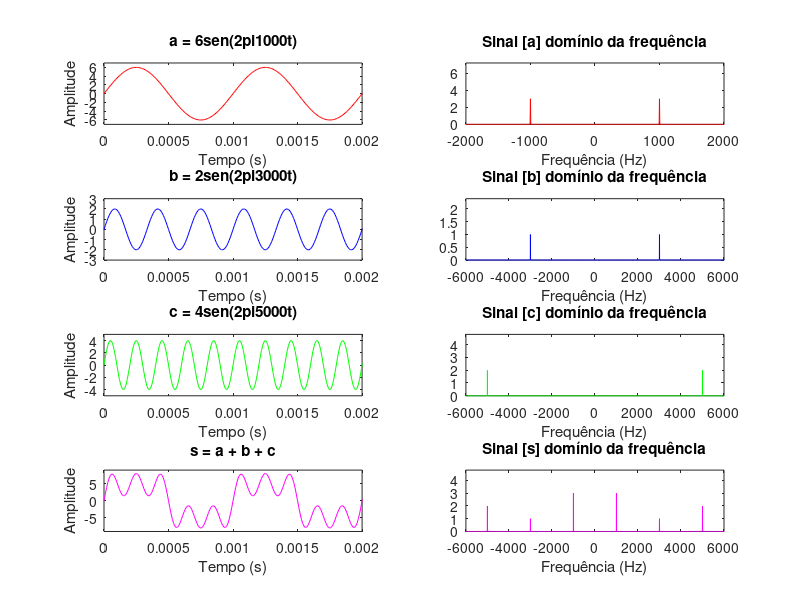
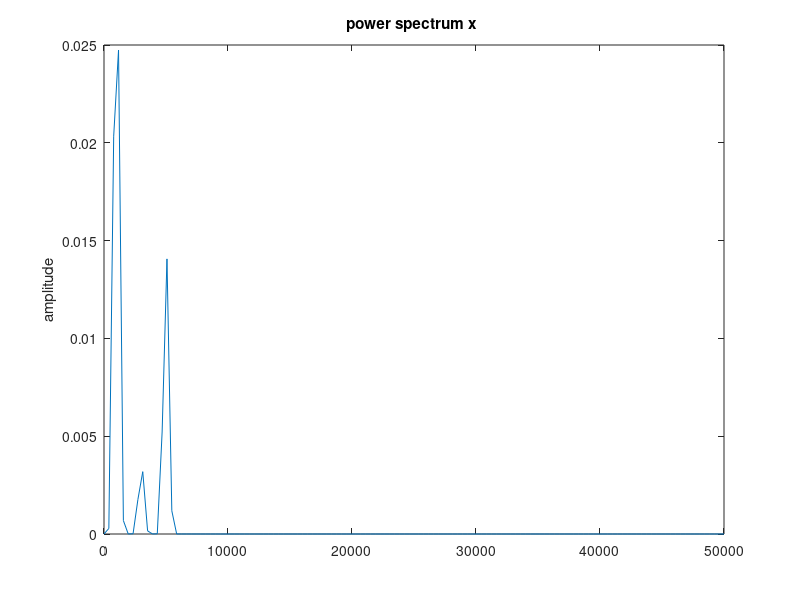

Recreate these plots in MATLAB, in order.
clear all
close all
clc

% Frequencias dos sinais
f1 = 1000;
f2 = 3000;
f3 = 5000;      % Frequencia maxima do sinal 

% Fator de amostragem 
N = 20;

% Frequencia de amostragem
fs = N*f3;

% Numero de periodos
num_p = 1000;

% Tempo final
tempo_final = num_p*(1/f3);

% Periodo de amostragem
Ts = 1/fs;

% Vetor tempo
t = 0:Ts:tempo_final;

% Vetor frequencia
f_passo =  1/tempo_final;
f = -fs/2:f_passo:fs/2;    

% Amplitudes dos sinais
A1 = 6;
A2 = 2;
A3 = 4;

% Sinais
a = A1*sin(2*pi*f1.*t);
b = A2*sin(2*pi*f2.*t);
c = A3*sin(2*pi*f3.*t);
s = a + b + c;

% Transformada de Fourier normalizada dos sinais
A = (fftshift(fft(a)))/length(a);
B = (fftshift(fft(b)))/length(b);
C = (fftshift(fft(c)))/length(c);
S = (fftshift(fft(s)))/length(s);

% Plotando os gráficos
figure(1)
subplot(421)
plot(t,a,'r')
axis([0 tempo_final/100 -A1-1 A1+1])
ylabel('Amplitude')
xlabel('Tempo (s)')
title('a = 6sen(2pi1000t)')

subplot(422)
plot(f,abs(A),'r')
axis([-2*f1 2*f1 0 1.2*A1])
xlabel('Frequência (Hz)')
title('Sinal [a] domínio da frequência')

subplot(423)
plot(t,b,'b')
axis([0 tempo_final/100 -A2-1 A2+1])
ylabel('Amplitude')
xlabel('Tempo (s)')
title('b = 2sen(2pi3000t)')

subplot(424)
plot(f,abs(B),'b')
axis([-2*f2 2*f2 0 1.2*A2])
xlabel('Frequência (Hz)')
title('Sinal [b] domínio da frequência')

subplot(425)
plot(t,c,'g')
axis([0 tempo_final/100 -A3-1 A3+1])
ylabel('Amplitude')
xlabel('Tempo (s)')
title('c = 4sen(2pi5000t)')

subplot(426)
plot(f,abs(C),'g')
axis([-6000 6000 0 1.2*A3])
xlabel('Frequência (Hz)')
title('Sinal [c] domínio da frequência')

subplot(427)
plot(t,s,'m')
axis([0 tempo_final/100 -A3-5 A3+5])
ylabel('Amplitude')
xlabel('Tempo (s)')
title('s = a + b + c')

subplot(428)
plot(f,abs(S),'m')
axis([-6000 6000 0 1.2*A3])
xlabel('Frequência (Hz)')
title('Sinal [s] domínio da frequência')

% Densidade espectral de potência
figure(2)
pwelch(s,[],[],[],fs,'onesided')

% Potência média do sinal s(t)
pot_comput = ((norm(s)).^2)/length(t)
pot_teorica = sum(s.^2)/length(s)    







